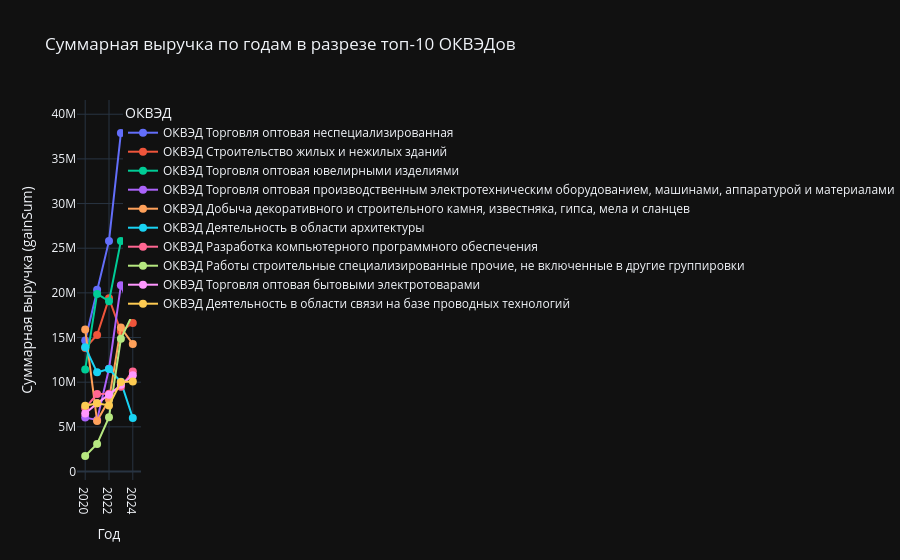

The notebook cell saved with this chart:
### Markdown cell above
## 2. Исследование ОКВЭД по выручке

Цель: найти, по каким ОКВЭДам с наибольшим ростом и падением выручки больше всего

### Code cell
import plotly.graph_objects as go
import pandas as pd
import numpy as np
from scipy.interpolate import interp1d

bfo_data = []
_content = content.copy()
for row in _content:
    for _bfo_entry in row["bfo"]:
        _bfo_entry["okved2"]=okved_transcription[row["okved2"]]
    bfo_data.extend(row["bfo"])

df = pd.DataFrame(bfo_data)

# Преобразуемзначения в gainSum в числовой формат, заменяя все некорректные на NaN
df['gainSum'] = pd.to_numeric(df['gainSum'], errors='coerce')

# Отфильтруем строки с ненулевыми значениями 'gainSum'
df = df[df['gainSum'].notnull()]

# Преобразуем 'period' в числовой формат (год)
df['period'] = pd.to_numeric(df['period'])

# Группируем данные по ОКВЭД и году, вычисляем суммарную выручку для каждой группы
df_grouped = df.groupby(['okved2', 'period'])['gainSum'].sum().reset_index()

# Группируем по ОКВЭД и суммируем выручку за все годы, чтобы выбрать топ-10 ОКВЭДов
df_grouped_okved_total = df_grouped.groupby('okved2')['gainSum'].sum().reset_index()

# Сортируем по сумме выручки и выбираем топ-10 ОКВЭДов
df_grouped_okved_total = df_grouped_okved_total.sort_values(by='gainSum', ascending=False).head(10)

# Фильтруем исходный DataFrame по топ-10 ОКВЭДам
top_10_okveds = df_grouped_okved_total['okved2']
df_grouped_top10 = df_grouped[df_grouped['okved2'].isin(top_10_okveds)]

fig = go.Figure()

for okved in top_10_okveds:
    df_okved = df_grouped_top10[df_grouped_top10['okved2'] == okved]
    fig.add_trace(go.Scatter(
        x=df_okved['period'],
        y=df_okved['gainSum'],
        mode='lines+markers',
        name=f'ОКВЭД {okved}',
        marker=dict(size=8),
    ))

fig.update_layout(
    title="Суммарная выручка по годам в разрезе топ-10 ОКВЭДов",
    xaxis_title="Год",
    yaxis_title="Суммарная выручка (gainSum)",
    template="plotly_dark",
    legend_title="ОКВЭД"
)

fig.show()

### Figure 1 — Plotly figure (JSON) as saved in the notebook; plotly's stock layout.template omitted (floating-point values rounded to 4 significant figures)
{"data": [{"marker": {"size": 8}, "mode": "lines+markers", "name": "ОКВЭД Торговля оптовая неспециализированная", "type": "scatter", "x": [2020, 2021, 2022, 2023, 2024], "y": [14660000.0, 20360000.0, 25810000.0, 37900000.0, 38910000.0]}, {"marker": {"size": 8}, "mode": "lines+markers", "name": "ОКВЭД Строительство жилых и нежилых зданий", "type": "scatter", "x": [2020, 2021, 2022, 2023, 2024], "y": [13830000.0, 15280000.0, 19380000.0, 15700000.0, 16620000.0]}, {"marker": {"size": 8}, "mode": "lines+markers", "name": "ОКВЭД Торговля оптовая ювелирными изделиями", "type": "scatter", "x": [2020, 2021, 2022, 2023], "y": [11430000.0, 19880000.0, 19070000.0, 25800000.0]}, {"marker": {"size": 8}, "mode": "lines+markers", "name": "ОКВЭД Торговля оптовая производственным электротехническим оборудованием, машинами, аппаратурой и материалами", "type": "scatter", "x": [2020, 2021, 2022, 2023, 2024], "y": [6033000.0, 5778000.0, 11490000.0, 20840000.0, 17520000.0]}, {"marker": {"size": 8}, "mode": "lines+markers", "name": "ОКВЭД Добыча декоративного и строительного камня, известняка, гипса, мела и сланцев", "type": "scatter", "x": [2020, 2021, 2022, 2023, 2024], "y": [15890000.0, 5652000.0, 8022000.0, 16110000.0, 14280000.0]}, {"marker": {"size": 8}, "mode": "lines+markers", "name": "ОКВЭД Деятельность в области архитектуры", "type": "scatter", "x": [2020, 2021, 2022, 2023, 2024], "y": [13910000.0, 11100000.0, 11480000.0, 10040000.0, 5993000.0]}, {"marker": {"size": 8}, "mode": "lines+markers", "name": "ОКВЭД Разработка компьютерного программного обеспечения", "type": "scatter", "x": [2020, 2021, 2022, 2023, 2024], "y": [7101000.0, 8666000.0, 8697000.0, 9487000.0, 11200000.0]}, {"marker": {"size": 8}, "mode": "lines+markers", "name": "ОКВЭД Работы строительные специализированные прочие, не включенные в другие группировки", "type": "scatter", "x": [2020, 2021, 2022, 2023, 2024], "y": [1734000.0, 3078000.0, 6074000.0, 14860000.0, 17640000.0]}, {"marker": {"size": 8}, "mode": "lines+markers", "name": "ОКВЭД Торговля оптовая бытовыми электротоварами", "type": "scatter", "x": [2020, 2021, 2022, 2023, 2024], "y": [6501000.0, 7627000.0, 8600000.0, 9712000.0, 10780000.0]}, {"marker": {"size": 8}, "mode": "lines+markers", "name": "ОКВЭД Деятельность в области связи на базе проводных технологий", "type": "scatter", "x": [2020, 2021, 2022, 2023, 2024], "y": [7363000.0, 7636000.0, 7398000.0, 10020000.0, 10070000.0]}], "layout": {"legend": {"title": {"text": "ОКВЭД"}}, "title": {"text": "Суммарная выручка по годам в разрезе топ-10 ОКВЭДов"}, "xaxis": {"title": {"text": "Год"}}, "yaxis": {"title": {"text": "Суммарная выручка (gainSum)"}}}}
